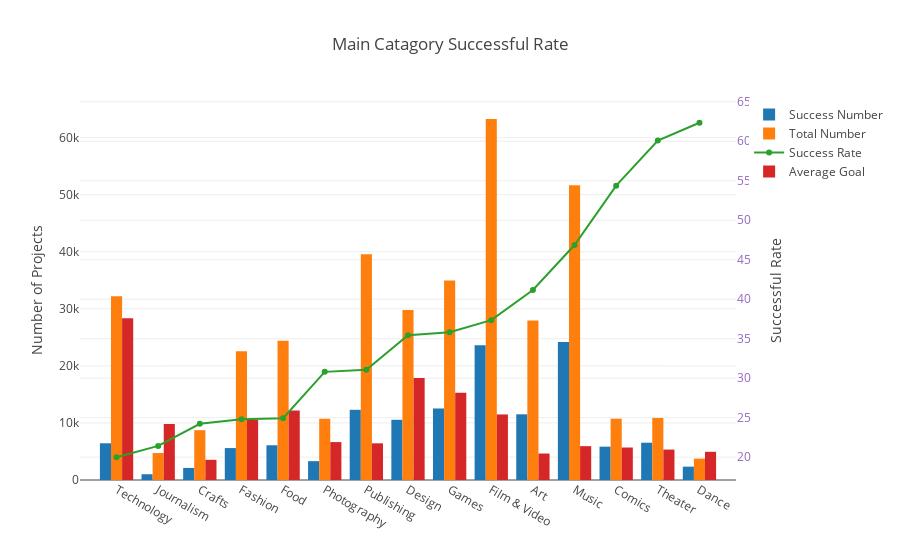

Notebook cell for this chart:
### Code cell
iplot(go.Figure(data = gdata, 
        layout = go.Layout(
            title='Main Catagory Successful Rate',
        yaxis=dict(
            title='Number of Projects'
        ),
        yaxis2=dict(
            title='Successful Rate',
            tickfont=dict(
                color='rgb(148, 103, 189)'
            ),
            overlaying='y',
            side='right'
        )
        )
     )
     )

### Figure 1 — Plotly figure (JSON) as saved in the notebook; plotly's stock layout.template omitted (floating-point values rounded to 4 significant figures)
{"data": [{"name": "Success Number", "type": "bar", "uid": "38c91404-7956-4921-aaf2-61b575e1fe7d", "x": ["Technology", "Journalism", "Crafts", "Fashion", "Food", "Photography", "Publishing", "Design", "Games", "Film & Video", "Art", "Music", "Comics", "Theater", "Dance"], "y": [6434, 1012, 2115, 5593, 6085, 3305, 12300, 10550, 12518, 23623, 11510, 24197, 5842, 6534, 2338]}, {"name": "Total Number", "type": "bar", "uid": "cba781fd-b21c-4d78-a0d3-7b0c87f962e2", "x": ["Technology", "Journalism", "Crafts", "Fashion", "Food", "Photography", "Publishing", "Design", "Games", "Film & Video", "Art", "Music", "Comics", "Theater", "Dance"], "y": [32192, 4724, 8733, 22566, 24418, 10731, 39575, 29765, 34944, 63253, 27959, 51637, 10743, 10872, 3750]}, {"name": "Success Rate", "type": "scatter", "uid": "f4db68b1-f0df-41b6-af8c-fa5f4a644821", "x": ["Technology", "Journalism", "Crafts", "Fashion", "Food", "Photography", "Publishing", "Design", "Games", "Film & Video", "Art", "Music", "Comics", "Theater", "Dance"], "y": [19.99, 21.42, 24.22, 24.79, 24.92, 30.8, 31.08, 35.44, 35.82, 37.35, 41.17, 46.86, 54.38, 60.1, 62.35], "yaxis": "y2"}, {"name": "Average Goal", "type": "bar", "uid": "dd610e1b-59e3-4933-b9e4-e09db9c939a3", "x": ["Art", "Comics", "Crafts", "Dance", "Design", "Fashion", "Film & Video", "Food", "Games", "Journalism", "Music", "Photography", "Publishing", "Technology", "Theater"], "y": [4642.0, 5694.0, 3539.0, 4942.0, 17870.0, 10530.0, 11490.0, 12180.0, 15280.0, 9818.0, 5929.0, 6644.0, 6427.0, 28330.0, 5330.0]}], "layout": {"title": "Main Catagory Successful Rate", "yaxis": {"title": "Number of Projects"}, "yaxis2": {"overlaying": "y", "side": "right", "tickfont": {"color": "rgb(148, 103, 189)"}, "title": "Successful Rate"}}}
